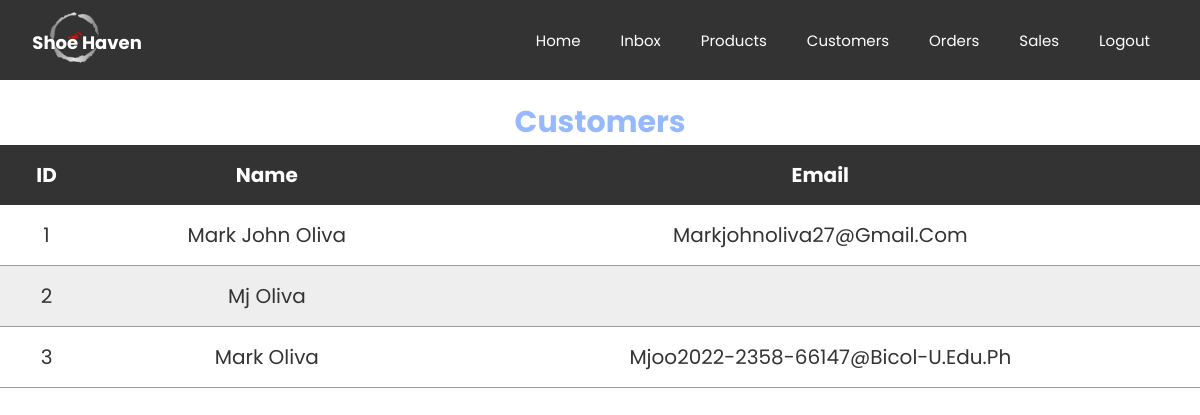
Page /PROJECT101/viewCustomer.php on the committed database.
### tables this page shows
CREATE TABLE `users` (
  `user_id` int(255) NOT NULL,
  `fullname` varchar(250) NOT NULL,
  `age` int(100) NOT NULL,
  `gender` varchar(100) NOT NULL,
  `email` varchar(250) NOT NULL,
  `username` varchar(250) NOT NULL,
  `password` varchar(100) NOT NULL,
  `profile_image` varchar(100) NOT NULL,
  `date` timestamp NOT NULL DEFAULT current_timestamp() ON UPDATE current_timestamp(),
  `user_type` char(1) NOT NULL DEFAULT 'u' COMMENT 'u - user\r\na - admin',
  `status` varchar(100) NOT NULL DEFAULT 'active'
);

### PROJECT101/viewCustomer.php (the view, shortened to what this page needs)
<?php
@include 'connection.php';
?>
<!DOCTYPE html>
<html lang="en">
<head>
   <link rel="stylesheet" href="https://cdnjs.cloudflare.com/ajax/libs/font-awesome/6.0.0/css/all.min.css">
   <link rel="stylesheet" href="css/adminCSS.css">
</head>
<body>
<?php require_once('include/nava.php'); ?>
<div >
<p class="client">Customers</p>
  <table class="table ">
    <thead>
      <tr>
        <th class="text-center">ID</th>
        <th class="text-center">Name </th>
        <th class="text-center">Email</th>
      </tr>
    </thead>
    <?php
      $sql="SELECT * from users where user_type = 'u'";
      $result=$con-> query($sql);
      $count=1;
      if ($result-> num_rows > 0){
        while ($row=$result-> fetch_assoc()) {
    ?>
    <tr>
      <td class="text-center"><?=$count?></td>
      <td class="text-center"><?=$row["fullname"]?> </td>
      <td class="text-center"><?=$row["email"]?></td>
    </tr>
    <?php
            $count=$count+1;
        }
    }
    ?>
  </table>

### PROJECT101/css/adminCSS.css (style rules this page uses)
:root { --blue: #2980b9; --red: rgb(255, 0, 0); --orange: orange; --black: #333; --white: #fff; --bg-color: #eee; --dark-bg: rgba(0, 0, 0, .7); --box-shadow: 0 .5rem 1rem rgba(0, 0, 0, .1); --border: .1rem solid #999; }
* { font-family: 'Poppins', sans-serif; margin: 0; padding: 0; box-sizing: border-box; outline: none; border: none; text-decoration: none; text-transform: capitalize; color: rgb(149, 184, 255); }
html { font-size: 62.5%; overflow-x: hidden; }
.table { width: 100%; border-collapse: collapse; }
.table th, .table td { padding: 1.5rem; font-size: 2rem; color: var(--black); }
.table th { background-color: var(--black); color: var(--white); }
.table td { border-bottom: 0.1rem solid #999; }
.table tbody tr:nth-child(even) { background-color: var(--bg-color); }
.client { font-size: 3rem; font-weight: bold; text-align: center; margin-top: 2rem; color: linear-gradient(to right, #f9c596 0%, #fc5d9d 100%); }
.table th.text-center, .table td.text-center { text-align: center; }

### PROJECT101/include/nava.php (style rules this page uses)
body { margin: 0; font-family: Arial, sans-serif; }

### rows in the picture
users: fullname "Mark John Oliva", email "Markjohnoliva27@gmail.com"
users: fullname "Mj Oliva"
users: fullname "Mark Oliva", email "Mjoo2022-2358-66147@bicol-U.edu.ph"
